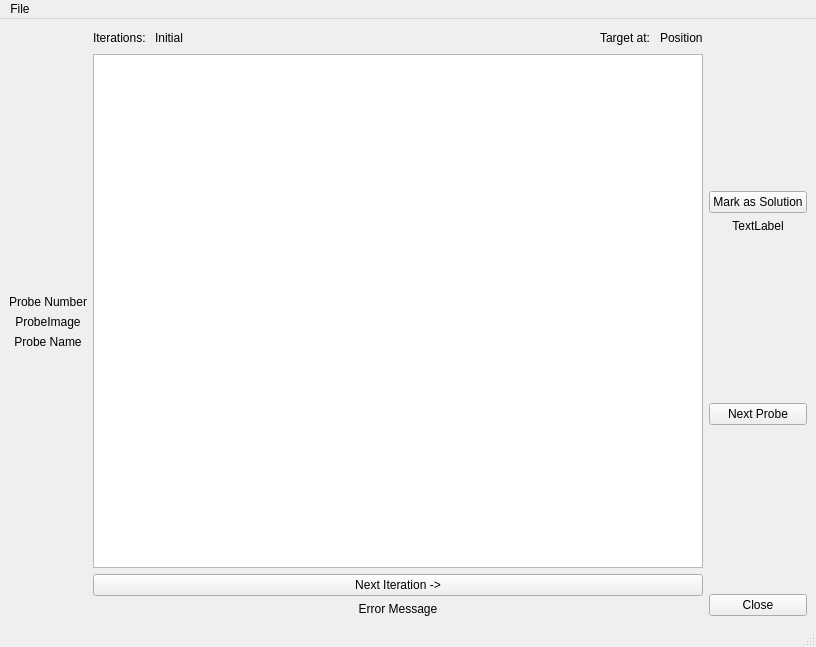
<?xml version="1.0" encoding="UTF-8"?>
<ui version="4.0">
 <class>ImagesSelectionWindow</class>
 <widget class="QMainWindow" name="ImagesSelectionWindow">
  <property name="geometry">
   <rect>
    <x>0</x>
    <y>0</y>
    <width>816</width>
    <height>647</height>
   </rect>
  </property>
  <property name="sizePolicy">
   <sizepolicy hsizetype="Expanding" vsizetype="Expanding">
    <horstretch>0</horstretch>
    <verstretch>0</verstretch>
   </sizepolicy>
  </property>
  <property name="windowTitle">
   <string>MainWindow</string>
  </property>
  <widget class="QWidget" name="centralwidget">
   <layout class="QGridLayout" name="gridLayout">
    <item row="0" column="0">
     <layout class="QHBoxLayout" name="horizontalLayout">
      <property name="sizeConstraint">
       <enum>QLayout::SetMaximumSize</enum>
      </property>
      <item>
       <layout class="QVBoxLayout" name="verticalLayout_3">
        <item>
         <spacer name="verticalSpacer_5">
          <property name="orientation">
           <enum>Qt::Vertical</enum>
          </property>
          <property name="sizeHint" stdset="0">
           <size>
            <width>20</width>
            <height>40</height>
           </size>
          </property>
         </spacer>
        </item>
        <item>
         <widget class="QLabel" name="labelProbeNumber">
          <property name="text">
           <string>Probe Number</string>
          </property>
          <property name="alignment">
           <set>Qt::AlignCenter</set>
          </property>
         </widget>
        </item>
        <item>
         <widget class="QLabel" name="labelProbe">
          <property name="sizePolicy">
           <sizepolicy hsizetype="Preferred" vsizetype="Preferred">
            <horstretch>0</horstretch>
            <verstretch>0</verstretch>
           </sizepolicy>
          </property>
          <property name="text">
           <string>ProbeImage</string>
          </property>
          <property name="alignment">
           <set>Qt::AlignCenter</set>
          </property>
         </widget>
        </item>
        <item>
         <widget class="QLabel" name="labelProbeName">
          <property name="text">
           <string>Probe Name</string>
          </property>
          <property name="alignment">
           <set>Qt::AlignCenter</set>
          </property>
         </widget>
        </item>
        <item>
         <spacer name="verticalSpacer_4">
          <property name="orientation">
           <enum>Qt::Vertical</enum>
          </property>
          <property name="sizeHint" stdset="0">
           <size>
            <width>20</width>
            <height>40</height>
           </size>
          </property>
         </spacer>
        </item>
       </layout>
      </item>
      <item>
       <layout class="QVBoxLayout" name="verticalLayout">
        <property name="sizeConstraint">
         <enum>QLayout::SetNoConstraint</enum>
        </property>
        <item>
         <layout class="QHBoxLayout" name="horizontalLayout_3">
          <item>
           <widget class="QLabel" name="label_2">
            <property name="text">
             <string>Iterations: </string>
            </property>
           </widget>
          </item>
          <item>
           <widget class="QLabel" name="labelIterations">
            <property name="text">
             <string>Initial</string>
            </property>
           </widget>
          </item>
          <item>
           <spacer name="horizontalSpacer">
            <property name="orientation">
             <enum>Qt::Horizontal</enum>
            </property>
            <property name="sizeHint" stdset="0">
             <size>
              <width>40</width>
              <height>20</height>
             </size>
            </property>
           </spacer>
          </item>
          <item>
           <widget class="QLabel" name="label_4">
            <property name="text">
             <string>Target at: </string>
            </property>
           </widget>
          </item>
          <item>
           <widget class="QLabel" name="labelTargetPosition">
            <property name="text">
             <string>Position</string>
            </property>
           </widget>
          </item>
         </layout>
        </item>
        <item>
         <widget class="QListWidget" name="ImagesContainer">
          <property name="sizePolicy">
           <sizepolicy hsizetype="Expanding" vsizetype="Expanding">
            <horstretch>0</horstretch>
            <verstretch>0</verstretch>
           </sizepolicy>
          </property>
          <property name="minimumSize">
           <size>
            <width>485</width>
            <height>405</height>
           </size>
          </property>
          <property name="editTriggers">
           <set>QAbstractItemView::NoEditTriggers</set>
          </property>
          <property name="showDropIndicator" stdset="0">
           <bool>false</bool>
          </property>
          <property name="dragDropMode">
           <enum>QAbstractItemView::DragDrop</enum>
          </property>
          <property name="selectionMode">
           <enum>QAbstractItemView::NoSelection</enum>
          </property>
          <property name="iconSize">
           <size>
            <width>72</width>
            <height>192</height>
           </size>
          </property>
          <property name="resizeMode">
           <enum>QListView::Adjust</enum>
          </property>
          <property name="layoutMode">
           <enum>QListView::SinglePass</enum>
          </property>
          <property name="spacing">
           <number>5</number>
          </property>
          <property name="viewMode">
           <enum>QListView::IconMode</enum>
          </property>
         </widget>
        </item>
        <item>
         <widget class="QPushButton" name="pushButtonNextIteration">
          <property name="text">
           <string>Next Iteration -&gt;</string>
          </property>
         </widget>
        </item>
        <item>
         <widget class="QLabel" name="labelErrorMessage">
          <property name="enabled">
           <bool>true</bool>
          </property>
          <property name="text">
           <string>Error Message</string>
          </property>
          <property name="alignment">
           <set>Qt::AlignCenter</set>
          </property>
         </widget>
        </item>
       </layout>
      </item>
      <item>
       <layout class="QVBoxLayout" name="verticalLayout_2">
        <item>
         <spacer name="verticalSpacer_2">
          <property name="orientation">
           <enum>Qt::Vertical</enum>
          </property>
          <property name="sizeHint" stdset="0">
           <size>
            <width>20</width>
            <height>40</height>
           </size>
          </property>
         </spacer>
        </item>
        <item>
         <widget class="QPushButton" name="pushButtonMarkSolution">
          <property name="text">
           <string>Mark as Solution</string>
          </property>
         </widget>
        </item>
        <item>
         <widget class="QLabel" name="labelSolution">
          <property name="text">
           <string>TextLabel</string>
          </property>
          <property name="alignment">
           <set>Qt::AlignCenter</set>
          </property>
         </widget>
        </item>
        <item>
         <spacer name="verticalSpacer_3">
          <property name="orientation">
           <enum>Qt::Vertical</enum>
          </property>
          <property name="sizeHint" stdset="0">
           <size>
            <width>20</width>
            <height>40</height>
           </size>
          </property>
         </spacer>
        </item>
        <item>
         <widget class="QPushButton" name="pushButtonNextProbe">
          <property name="text">
           <string>Next Probe</string>
          </property>
         </widget>
        </item>
        <item>
         <spacer name="verticalSpacer">
          <property name="orientation">
           <enum>Qt::Vertical</enum>
          </property>
          <property name="sizeHint" stdset="0">
           <size>
            <width>20</width>
            <height>40</height>
           </size>
          </property>
         </spacer>
        </item>
        <item>
         <widget class="QPushButton" name="pushButton">
          <property name="text">
           <string>Close</string>
          </property>
         </widget>
        </item>
       </layout>
      </item>
     </layout>
    </item>
   </layout>
  </widget>
  <widget class="QMenuBar" name="menubar">
   <property name="geometry">
    <rect>
     <x>0</x>
     <y>0</y>
     <width>816</width>
     <height>22</height>
    </rect>
   </property>
   <widget class="QMenu" name="menuFile">
    <property name="title">
     <string>File</string>
    </property>
    <addaction name="actionSalpica"/>
   </widget>
   <addaction name="menuFile"/>
  </widget>
  <widget class="QStatusBar" name="statusbar"/>
  <action name="actionSalpica">
   <property name="text">
    <string>Salpica</string>
   </property>
  </action>
 </widget>
 <resources/>
 <connections>
  <connection>
   <sender>pushButton</sender>
   <signal>released()</signal>
   <receiver>ImagesSelectionWindow</receiver>
   <slot>close()</slot>
   <hints>
    <hint type="sourcelabel">
     <x>665</x>
     <y>464</y>
    </hint>
    <hint type="destinationlabel">
     <x>615</x>
     <y>430</y>
    </hint>
   </hints>
  </connection>
 </connections>
</ui>
